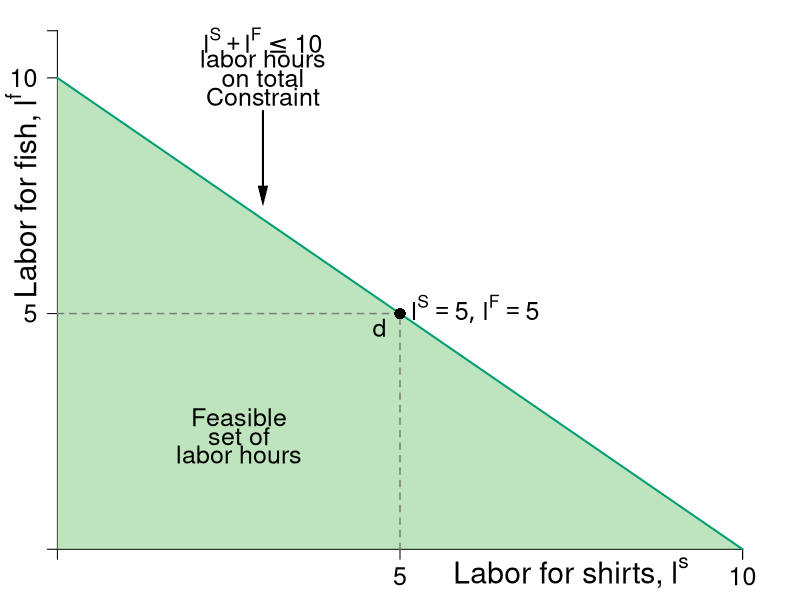

R code for this plot:
#Graph Designer: Simon Halliday
#Authors: Bowles, Foley and Halliday
#Title: Coordination, Conflict and Competition: A Text in Microeconomics

require(shape)
pdf(file = "specprodexch/ppf_feasible_hrs.pdf", width = 9, height = 9)

#Set parameters for graphics
pointsize <- 1.8
axislabelsize <- 1.8
labelsize <- 1.5
namesize <- 1.8
annotatesize <- 1.5
graphlinewidth <- 2
segmentlinewidth <- 1.5

COL <- c("#7fc97f", "#beaed4", "#fdc086", "#ffff99", "#386cb0", "#f0027f", "#bf5b17", "#666666")
COLA <- c("#e0f3db", "#99d8c9","#66c2a4","#41ae76", "#238b45", "#005824")
COLB <- c("#4eb3d3", "#2b8cbe", "#0868ac","#084081")
grays <- gray.colors(25, start = 1, end = 0)
CBCols <- c("#009E73","#0072B2","#E69F00")


#Edited the margins to cater for the larger LHS labels
par(mar =  c(1.5, 1.5, 0.5, 1.5))

#Change this to make it log of l 

# ppf <- function(l, k = 0.5) {
#   k * (1/l)
# }

ppf <- function(fish, k = 0.1, alpha = 2, maxfish = 5) {
  k * (fish - maxfish)^alpha 
}

fishProd <- function(l, k = 0.5){
  (-k)*l
}

feasibleLabor <- function(l, time = 10){
 time - l
}

manufactureProd <- function(l, k = 0.1, alpha = 2){
  k * (-l)^alpha
}

xlims <- c(0, 10)
ylims <- c(0, 11)

npts <- 501 
x <- seq(xlims[1], xlims[2], length.out = npts)
y <- seq(ylims[1], ylims[2], length.out = npts) 
a <- c(13, 15, 17)

plot(0, 0, xlim = xlims, ylim = ylims, type = "n",
     xlab = expression(paste("")),
     ylab = expression(paste("")), 
     xaxt = "n", 
     yaxt = "n", 
     cex.lab = axislabelsize, 
     bty = "n"
)

ticksy <- c(0, 5, 10, ylims[2])
ylabels <- c(NA, 5, 10, NA)
ticksx <- c(0, 5, 10, xlims[2])
xlabels <- c(NA, 5, 10, NA)

axis(1, at = ticksx, pos = 0, labels = xlabels, cex.axis = labelsize)
axis(2, at = ticksy, pos = 0, labels = ylabels, las = 1, cex.axis = labelsize)

npts <- 500 
xx1 <- seq(0, 5, length.out = npts)
xx2 <- seq(0, xlims[2], length.out = npts)
xx3 <- seq(0, xlims[2],length.out = npts)
xx4 <- seq(11, 0, length.out = npts)

#Draw the polygon for shading the feasible set
xpoly1 <- seq(from = 0, to = 5, length.out = 500)
ypoly1 <- ppf(xpoly1, k = 10/25, alpha = 2, maxfish = 5)
#polygon(x = c(xpoly1, rev(xpoly1[1])), y = c(ypoly1, rev(ypoly1)[1]), col=COLA[1], density=NULL, border = NA)

# shade 
polygon(x = c(10, 0, 0), 
        y = c(0, 0, 10),
        border = FALSE, col = adjustcolor(COL[1], alpha.f = 0.5))


#Draw the graphs
lines(xx3, feasibleLabor(xx3, time = 10), col = CBCols[1], lwd = graphlinewidth)

#mtext(expression(paste("Quantity of fish, ", x)), side=1, line = 2.5, cex = axislabelsize)
text(-0.5, 7.5, expression(paste("Labor for fish, ", l^f)), xpd = TRUE, cex = axislabelsize, srt= 90) 
text(7.5, -0.5, expression(paste("Labor for shirts, ", l^s)), xpd = TRUE, cex = axislabelsize)

#Draw segments for the 50/50 split of time
segments(0, 5, 5, 5, lty = 2, col = grays[20], lwd = segmentlinewidth)
segments(5, 0, 5, 5, lty = 2, col = grays[20], lwd = segmentlinewidth)

#Annotate point on labor feasibility frontier
points(5, 5, pch = 16, col = "black", cex = 1.5)
text(6.1, 5.1, expression(paste(list(l^S ==5, l^F == 5) )),cex = annotatesize)
text(4.7, 4.7, expression(paste("d")),cex = annotatesize)

Arrows(3, 9.3, 3, 7.5, col = "black", lty = 1, lwd = 2, arr.type = "triangle", arr.lwd = 0.5)
text(3, 9.6, expression("Constraint"),cex = labelsize)
text(3, 10, expression("on total"),cex = labelsize, xpd = TRUE)
text(3, 10.4, expression("labor hours"),cex = labelsize, xpd = TRUE)
text(3, 10.8, expression(paste(l^S + l^F <= 10)),cex = annotatesize)
#Arrows(-6, -7, -3.5, -7, col = "black", lty = 1, lwd = 2, arr.type = "triangle", arr.lwd = 0.5)

# Label constaint 
#Label the feasible frontier
text(2.65, 2.8, expression("Feasible"),cex = labelsize)
text(2.65, 2.4, expression("set of"),cex = labelsize)
text(2.65, 2, expression("labor hours"),cex = labelsize)



dev.off()
